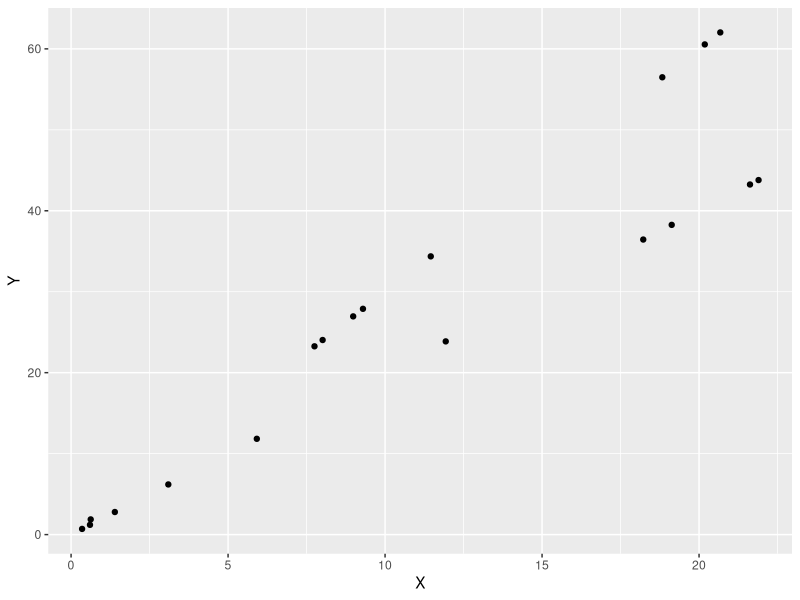
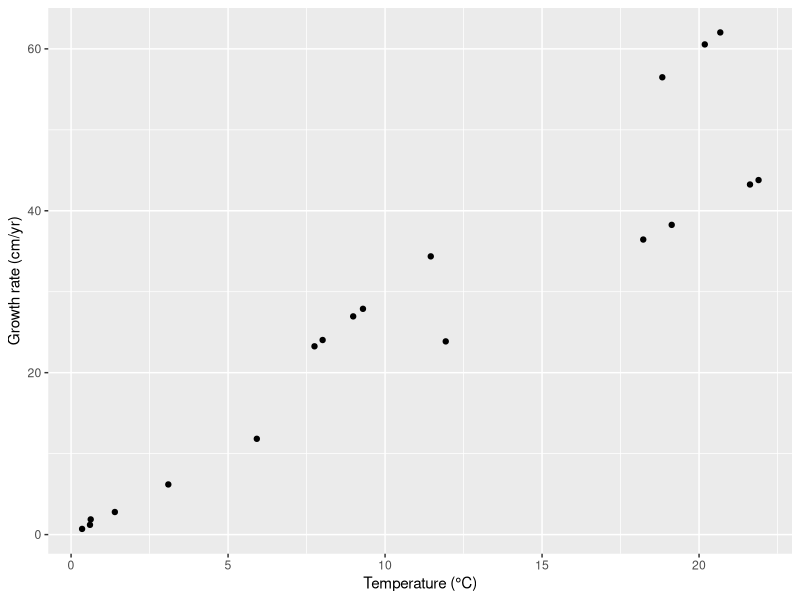
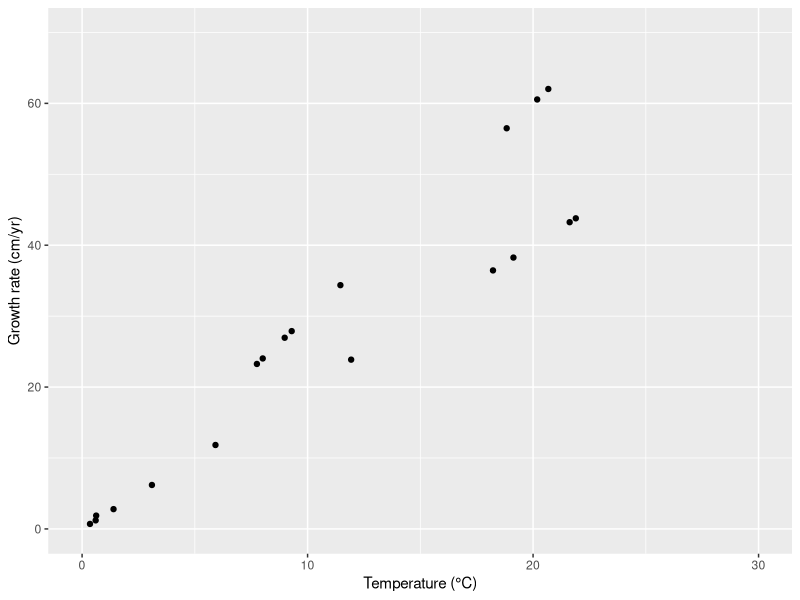

Recreate these plots in R, in order.
## ---- chunk 1
knitr::opts_chunk$set(echo = TRUE)
## ---- chunk 2
library(ggplot2)
library(dplyr)
library(tidyverse)
library(pwr)
## ---- chunk 3
TestPlot <- read.csv(file = "data/communicating_results/TestPlot.csv", header = T,
                  fileEncoding="UTF-8-BOM")

ggplot(TestPlot, aes(X,Y)) + geom_point()

ggplot(TestPlot, aes(X,Y)) + geom_point() + xlab("Temperature (°C)") + ylab("Growth rate (cm/yr)")

ggplot(TestPlot, aes(X,Y)) + geom_point() +
  xlab("Temperature (°C)") + ylab("Growth rate (cm/yr)") +
  xlim(0,30) + ylim(0,70)
